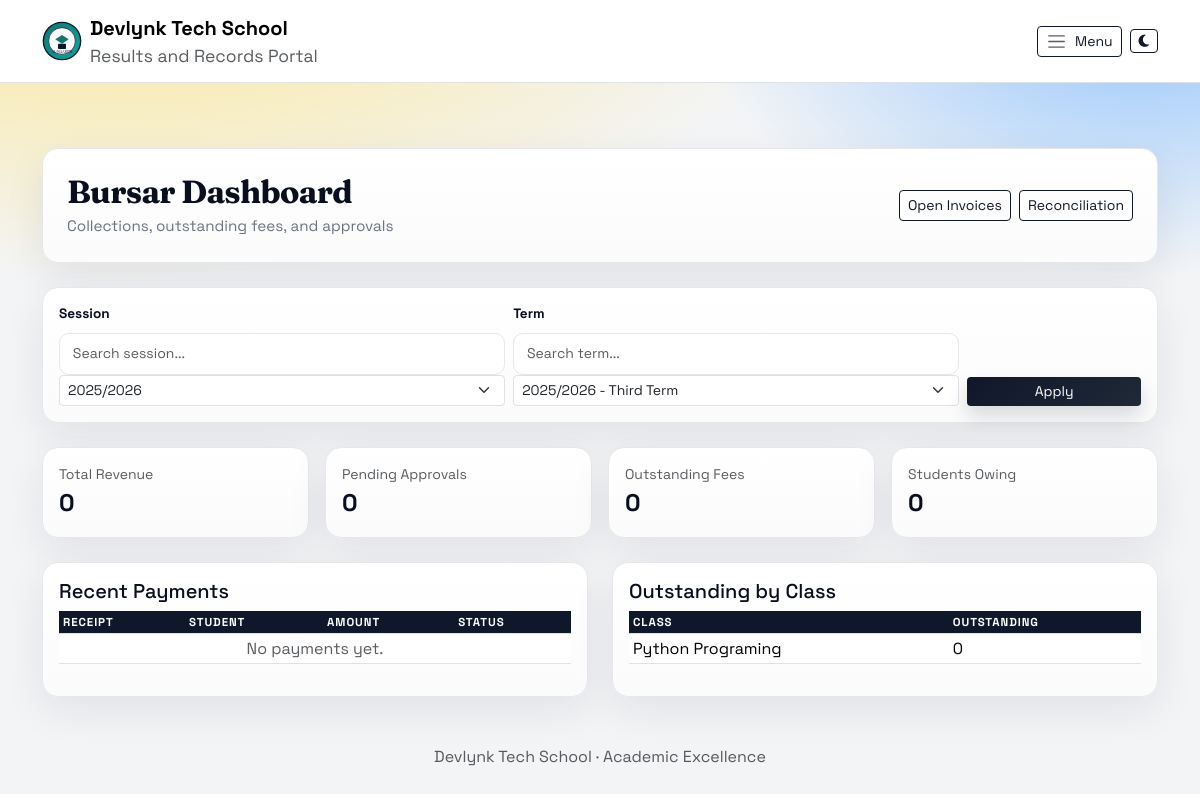
The app's page /billing/dashboard/ (signed in) with its own data.
### accounts/models.py (models this page shows, shortened)
class SchoolBranding(models.Model):
    GRADING_TEMPLATE_CUSTOM = "custom"
    GRADING_TEMPLATE_WAEC = "waec"
    GRADING_TEMPLATE_STRICT = "strict"
    GRADING_TEMPLATE_CHOICES = (
        (GRADING_TEMPLATE_CUSTOM, "Custom"),
        (GRADING_TEMPLATE_WAEC, "WAEC Standard"),
        (GRADING_TEMPLATE_STRICT, "Strict Senior"),
    )
    REPORT_STYLE_CLASSIC = "classic"
    REPORT_STYLE_COMPACT = "compact"
    REPORT_STYLE_CHOICES = (
        (REPORT_STYLE_CLASSIC, "Classic"),
        (REPORT_STYLE_COMPACT, "Compact"),
    )
    PRINT_DENSITY_STANDARD = "standard"
    PRINT_DENSITY_DENSE = "dense"
    PRINT_DENSITY_CHOICES = (
        (PRINT_DENSITY_STANDARD, "Standard"),
        (PRINT_DENSITY_DENSE, "High Density"),
    )
    id = models.AutoField(primary_key=True)
    school_name = models.CharField(max_length=150, default="Al-Waarith Model College")
    school_motto = models.CharField(max_length=200, default="Results and Records Portal")
    school_logo = models.FileField(upload_to="branding/", blank=True, null=True)
    principal_signature_name = models.CharField(max_length=120, default="Principal")
    class_teacher_signature_name = models.CharField(max_length=120, default="Class Teacher")
    principal_signature_file = models.FileField(
        upload_to="branding/signatures/", blank=True, null=True
    )
    class_teacher_signature_file = models.FileField(
        upload_to="branding/signatures/", blank=True, null=True
    )
    grading_template = models.CharField(
        max_length=16, choices=GRADING_TEMPLATE_CHOICES, default=GRADING_TEMPLATE_CUSTOM
    )
    report_template_style = models.CharField(
        max_length=16, choices=REPORT_STYLE_CHOICES, default=REPORT_STYLE_CLASSIC
    )
    report_print_density = models.CharField(
        max_length=16, choices=PRINT_DENSITY_CHOICES, default=PRINT_DENSITY_STANDARD
    )
    result_footer_note = models.CharField(max_length=160, blank=True)
    grade_a_min = models.PositiveSmallIntegerField(default=70)
    grade_b_min = models.PositiveSmallIntegerField(default=60)
    grade_c_min = models.PositiveSmallIntegerField(default=50)
    grade_d_min = models.PositiveSmallIntegerField(default=45)
    pass_mark = models.PositiveSmallIntegerField(default=45)
    promotion_min_attendance_rate = models.FloatField(default=75.0)
    promotion_min_behavior_average = models.FloatField(default=2.5)
    promotion_require_non_cognitive = models.BooleanField(default=True)
    updated_at = models.DateTimeField(auto_now=True)
    class Meta:
        verbose_name = "School Branding"
        verbose_name_plural = "School Branding"
    @classmethod
    def get_solo(cls):
        obj = cls.objects.order_by("id").first()
        if obj:
            return obj
        return cls.objects.create()

### students/models.py (models this page shows, shortened)
class Student(models.Model):
    GENDER_CHOICES = (
        ("M", "Male"),
        ("F", "Female"),
    )
    first_name = models.CharField(max_length=100)
    last_name = models.CharField(max_length=100, null=True, blank=True)
    admission_number = models.CharField(max_length=100, unique=True)
    gender = models.CharField(max_length=1, choices=GENDER_CHOICES)
    school_class = models.ForeignKey(
        SchoolClass,
        on_delete=models.SET_NULL,
        null=True,
        blank=True,
        related_name="students",
    )
    class_name = models.CharField(max_length=50, null=True, blank=True)
    email = models.EmailField(blank=True)
    parent_email = models.EmailField(blank=True)
    created_at = models.DateTimeField(auto_now_add=True)

### billing/views.py (the view)
# urls.py: path("dashboard/", teacher_dashboard, name="teacher_dashboard"),
@finance_monitor_required
def dashboard(request):
    session = AcademicSession.objects.filter(is_active=True).first() or AcademicSession.objects.order_by("-id").first()
    term = Term.objects.filter(session=session, is_active=True).first() if session else None
    if request.GET.get("session"):
        session = AcademicSession.objects.filter(id=request.GET.get("session")).first()
        term = Term.objects.filter(session=session, is_active=True).first() if session else None
    if request.GET.get("term"):
        term = Term.objects.filter(id=request.GET.get("term"), session=session).first()
    invoices = Invoice.objects.select_related("student", "session", "term").prefetch_related("items", "payments")
    if session:
        invoices = invoices.filter(session=session)
    if term:
        invoices = invoices.filter(term=term)
    payments = Payment.objects.select_related("invoice", "invoice__student")
    if session:
        payments = payments.filter(invoice__session=session)
    if term:
        payments = payments.filter(invoice__term=term)
    approved_revenue = payments.filter(approval_status="approved").aggregate(total=Sum("amount"))["total"] or 0
    pending_amount = payments.filter(approval_status="pending").aggregate(total=Sum("amount"))["total"] or 0
    total_outstanding = sum(invoice.balance for invoice in invoices)
    fully_paid_count = sum(1 for invoice in invoices if invoice.balance <= 0 and invoice.total_amount > 0)
    owing_count = sum(1 for invoice in invoices if invoice.balance > 0)
    class_outstanding = {}
    for invoice in invoices:
        cls = invoice.student.class_name or "Unassigned"
        class_outstanding[cls] = class_outstanding.get(cls, 0) + invoice.balance
    class_outstanding_rows = [
        {"class_name": class_name, "balance": balance}
        for class_name, balance in sorted(class_outstanding.items(), key=lambda x: x[1], reverse=True)
    ]
    context = {
        "sessions": AcademicSession.objects.all().order_by("-id"),
        "terms": Term.objects.filter(session=session).order_by("order") if session else [],
        "selected_session": session,
        "selected_term": term,
        "approved_revenue": approved_revenue,
        "pending_amount": pending_amount,
        "total_outstanding": total_outstanding,
        "fully_paid_count": fully_paid_count,
        "owing_count": owing_count,
        "recent_payments": payments.order_by("-paid_at")[:12],
        "pending_payments": payments.filter(approval_status="pending").order_by("-paid_at")[:12],
        "class_outstanding_rows": class_outstanding_rows,
    }
    return render(request, "billing/dashboard.html", context)

### academics/models.py (called while the page is built)
    def __str__(self):
        return self.name

    def __str__(self):
        display_name = self.name or dict(self.TERM_CHOICES).get(self.order, "Term")
        return f"{self.session} - {display_name}"

### accounts/capabilities.py (called while the page is built)
def _user_roles(user):
    roles = set()
    if not user or not user.is_authenticated:
        return roles
    if getattr(user, "is_superuser", False):
        roles.add("admin")
    if getattr(user, "is_admin", False):
        roles.add("admin")
    if getattr(user, "is_proprietor", False):
        roles.add("proprietor")
    if getattr(user, "is_teacher", False):
        roles.add("teacher")
    if getattr(user, "is_bursar", False):
        roles.add("bursar")
    if getattr(user, "is_principal", False):
        roles.add("principal")
    user_group_names = set(user.groups.values_list("name", flat=True))
    if "Bursar" in user_group_names:
        roles.add("bursar")
    if "Principal" in user_group_names:
        roles.add("principal")
    return roles

def capabilities_for_user(user):
    roles = _user_roles(user)
    caps = set()
    overrides = get_role_capability_overrides()
    for role in roles:
        caps.update(ROLE_CAPABILITIES.get(role, set()))
        role_overrides = overrides.get(role, {})
        for capability, is_allowed in role_overrides.items():
            if is_allowed:
                caps.add(capability)
            else:
                caps.discard(capability)
    return caps

def has_capability(user, capability):
    if not user or not user.is_authenticated:
        return False
    if getattr(user, "is_superuser", False):
        return True
    return capability in capabilities_for_user(user)

### accounts/permissions.py (called while the page is built)
def can_monitor_finance(user):
    return has_capability(user, CAP_VIEW_FINANCE)

def finance_monitor_required(view_func):
    @wraps(view_func)
    def _wrapped(request, *args, **kwargs):
        if not request.user.is_authenticated:
            return redirect_to_login(request.get_full_path())
        if can_monitor_finance(request.user):
            return view_func(request, *args, **kwargs)
        messages.error(request, "You are not authorized to access finance.")
        return redirect(default_dashboard_url(request.user))
    return _wrapped

### billing/models.py (called while the page is built)
    @property
    def total_amount(self):
        return sum(item.amount for item in self.items.all())

    @property
    def paid_amount(self):
        return sum(
            payment.amount
            for payment in self.payments.filter(approval_status="approved", is_reversed=False)
        )

### templates/billing/dashboard.html (shortened to what this page needs)
{% extends "base.html" %}
{% block content %}
<div class="waec-card p-4 mb-4">
  <div class="d-flex justify-content-between align-items-center">
    <div>
      <h2 class="waec-title mb-1">Bursar Dashboard</h2>
      <div class="waec-subtitle">Collections, outstanding fees, and approvals</div>
    </div>
    <div class="d-flex gap-2">
      <a href="{% url 'billing:invoice_list' %}" class="btn btn-outline-dark btn-sm">Open Invoices</a>
      <a href="{% url 'billing:reconciliation_report' %}" class="btn btn-outline-dark btn-sm">Reconciliation</a>
    </div>
  </div>
</div>
<form method="get" class="waec-card p-3 mb-4">
  <div class="row g-2 align-items-end">
    <div class="col-md-5">
      <label class="form-label">Session</label>
      <input type="text" class="form-control form-control-sm select-search" placeholder="Search session..." data-target="finance-session-select">
      <select id="finance-session-select" name="session" class="form-select form-select-sm">
        {% for s in sessions %}
          <option value="{{ s.id }}" {% if selected_session and s.id == selected_session.id %}selected{% endif %}>{{ s }}</option>
        {% endfor %}
      </select>
    </div>
    <div class="col-md-5">
      <label class="form-label">Term</label>
      <input type="text" class="form-control form-control-sm select-search" placeholder="Search term..." data-target="finance-term-select">
      <select id="finance-term-select" name="term" class="form-select form-select-sm">
        {% for t in terms %}
          <option value="{{ t.id }}" {% if selected_term and t.id == selected_term.id %}selected{% endif %}>{{ t }}</option>
        {% endfor %}
      </select>
    </div>
    <div class="col-md-2">
      <button class="btn btn-dark btn-sm w-100">Apply</button>
    </div>
  </div>
</form>
<div class="row g-3 mb-4">
  <div class="col-md-3"><div class="waec-card p-3"><div class="text-muted small">Total Revenue</div><div class="fs-4 fw-bold">{{ approved_revenue }}</div></div></div>
  <div class="col-md-3"><div class="waec-card p-3"><div class="text-muted small">Pending Approvals</div><div class="fs-4 fw-bold">{{ pending_amount }}</div></div></div>
  <div class="col-md-3"><div class="waec-card p-3"><div class="text-muted small">Outstanding Fees</div><div class="fs-4 fw-bold">{{ total_outstanding }}</div></div></div>
  <div class="col-md-3"><div class="waec-card p-3"><div class="text-muted small">Students Owing</div><div class="fs-4 fw-bold">{{ owing_count }}</div></div></div>
</div>
<div class="row g-4">
  <div class="col-lg-6">
    <div class="waec-card p-3">
      <h5 class="mb-2">Recent Payments</h5>
      <div class="table-responsive">
        <table class="table table-sm waec-table align-middle">
          <thead><tr><th>Receipt</th><th>Student</th><th>Amount</th><th>Status</th></tr></thead>
          <tbody>
            {% for payment in recent_payments %}
            <tr>
              <td>{{ payment.receipt_number }}</td>
              <td>{{ payment.invoice.student.full_name }}</td>
              <td>{{ payment.amount }}</td>
              <td>{{ payment.get_approval_status_display }}</td>
            </tr>
            {% empty %}
            <tr><td colspan="4" class="text-center text-muted">No payments yet.</td></tr>
            {% endfor %}
          </tbody>
        </table>
      </div>
    </div>
  </div>
  <div class="col-lg-6">
    <div class="waec-card p-3">
      <h5 class="mb-2">Outstanding by Class</h5>
      <div class="table-responsive">
        <table class="table table-sm waec-table align-middle">
          <thead><tr><th>Class</th><th>Outstanding</th></tr></thead>
          <tbody>
            {% for row in class_outstanding_rows %}
            <tr><td>{{ row.class_name }}</td><td>{{ row.balance }}</td></tr>
            {% empty %}
            <tr><td colspan="2" class="text-center text-muted">No outstanding data.</td></tr>
            {% endfor %}
          </tbody>
        </table>
      </div>
    </div>
  </div>
</div>
{% endblock %}

### templates/base.html (shortened to what this page needs)
﻿{% load static %}
<!DOCTYPE html>
<html lang="en">
<head>
    <link href="https://cdn.jsdelivr.net/npm/bootstrap@5.3.2/dist/css/bootstrap.min.css" rel="stylesheet">
    <link rel="stylesheet" href="https://cdnjs.cloudflare.com/ajax/libs/font-awesome/6.5.1/css/all.min.css">
    <link href="{% static 'css/app.css' %}" rel="stylesheet">
    {% if page_css_path %}
    <link href="{% static page_css_path %}" rel="stylesheet">
    {% endif %}
</head>
<body>
<nav class="navbar navbar-expand-lg navbar-light bg-white border-bottom fixed-top">
  <div class="container">
    <a class="navbar-brand d-flex align-items-center gap-2" href="{% url 'home' %}">
      <img src="{{ school_logo_url }}" alt="School Badge" width="40" height="40">
      <div>
        <div class="fw-bold">{{ school_name_display }}</div>
        <div class="text-muted small">{{ school_motto_display }}</div>
      </div>
    </a>
    <div class="d-flex align-items-center gap-2 ms-auto">
      <button class="btn btn-outline-dark btn-sm d-inline-flex align-items-center gap-2" type="button" data-bs-toggle="offcanvas" data-bs-target="#sideNav" aria-controls="sideNav">
        <span class="navbar-toggler-icon"></span>
        <span class="d-none d-md-inline">Menu</span>
      </button>
      <button class="btn btn-outline-dark btn-sm d-inline-flex align-items-center gap-2" type="button" id="themeToggle" aria-label="Toggle theme">
        <i class="fa-solid fa-moon" id="themeToggleIcon"></i>
      </button>
    </div>
  </div>
</nav>
<main class="container py-4 page-content">
    {% block content %}{% endblock %}
</main>
<footer class="text-center text-muted py-4">
    {{ school_name_display }} · Academic Excellence
</footer>
</body>
</html>

### static/css/app.css (style rules this page uses)
:root { --waec-ink: #0a0f1f; --waec-ink-soft: #1f2937; --waec-muted: #6b7280; --waec-bg: #f3f4f6; --waec-accent: #f59e0b; --waec-accent-2: #2563eb; --waec-border: #e5e7eb; --waec-card: #ffffff; --waec-glow: rgba(245, 158, 11, 0.2); }
body { font-family: "Space Grotesk", system-ui, -apple-system, "Segoe UI", sans-serif; background: radial-gradient(1200px 600px at 10% -10%, #fde68a 0%, transparent 60%), radial-gradient(800px 500px at 95% 0%, #93c5fd 0%, transparent 55%), var(--waec-bg); color: var(--waec-ink); min-height: 100vh; padding-top: 90px; }
.waec-card { background: linear-gradient(180deg, #ffffff 0%, #fbfbfb 100%); border: 1px solid var(--waec-border); border-radius: 16px; box-shadow: 0 14px 40px rgba(15, 23, 42, 0.08); }
.waec-title { font-family: "Fraunces", "Times New Roman", serif; font-weight: 700; color: var(--waec-ink); letter-spacing: -0.02em; }
.waec-subtitle { color: var(--waec-muted); font-size: 0.95rem; }
.waec-table thead th { background: #0f172a; color: #fff; text-transform: uppercase; font-size: 0.72rem; letter-spacing: 0.08em; }
form input[type="text"], form input[type="number"], form input[type="password"], form input[type="email"], form select, form textarea { display: block; width: 100%; padding: 0.6rem 0.8rem; border: 1px solid var(--waec-border); border-radius: 10px; background: #fff; transition: box-shadow 0.2s ease, border-color 0.2s ease; }
form label { font-weight: 700; font-size: 0.85rem; margin-bottom: 0.25rem; }
.navbar { backdrop-filter: blur(10px); background: rgba(255, 255, 255, 0.8); border-bottom: 1px solid rgba(229, 231, 235, 0.8); }
.page-content { margin-top: 10px; }
.btn-dark { background: linear-gradient(135deg, #0f172a 0%, #1f2937 100%); border: none; box-shadow: 0 10px 20px rgba(15, 23, 42, 0.15); }
.btn-outline-dark { border-color: #111827; color: #111827; }

### records on screen
SchoolBranding: school_name "Devlynk Tech School", school_motto "Results and Records Portal"
Student: class_name "Python Programing"

### other values on screen
{{ approved_revenue }} "0"
{{ pending_amount }} "0"
{{ total_outstanding }} "0"
{{ owing_count }} "0"
{{ row.balance }} "0"
form field session "2025/2026"
form field term "2025/2026 - Third Term"
